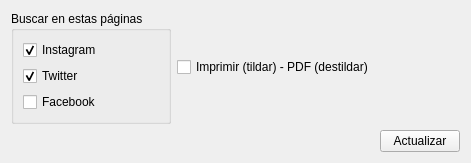
<?xml version="1.0" encoding="UTF-8"?>
<ui version="4.0">
 <class>ConfiguracionGlobal</class>
 <widget class="QWidget" name="ConfiguracionGlobal">
  <property name="geometry">
   <rect>
    <x>0</x>
    <y>0</y>
    <width>415</width>
    <height>114</height>
   </rect>
  </property>
  <property name="windowTitle">
   <string>Configuración Global</string>
  </property>
  <layout class="QGridLayout" name="gridLayout">
   <item row="2" column="0">
    <widget class="QGroupBox" name="groupBox">
     <property name="title">
      <string>Buscar en estas páginas</string>
     </property>
     <layout class="QGridLayout" name="gridLayout_2">
      <item row="2" column="0">
       <widget class="QCheckBox" name="cbFacebook">
        <property name="text">
         <string>Facebook</string>
        </property>
       </widget>
      </item>
      <item row="0" column="0">
       <widget class="QCheckBox" name="cbInstagram">
        <property name="text">
         <string>Instagram</string>
        </property>
        <property name="checked">
         <bool>true</bool>
        </property>
       </widget>
      </item>
      <item row="1" column="0">
       <widget class="QCheckBox" name="cbTwitter">
        <property name="text">
         <string>Twitter</string>
        </property>
        <property name="checked">
         <bool>true</bool>
        </property>
       </widget>
      </item>
     </layout>
    </widget>
   </item>
   <item row="3" column="2">
    <widget class="QPushButton" name="pbActualizar">
     <property name="text">
      <string>Actualizar</string>
     </property>
    </widget>
   </item>
   <item row="3" column="1">
    <spacer name="horizontalSpacer">
     <property name="orientation">
      <enum>Qt::Horizontal</enum>
     </property>
     <property name="sizeHint" stdset="0">
      <size>
       <width>40</width>
       <height>20</height>
      </size>
     </property>
    </spacer>
   </item>
   <item row="2" column="1">
    <widget class="QCheckBox" name="cbImpresion">
     <property name="text">
      <string>Imprimir (tildar) - PDF (destildar)</string>
     </property>
    </widget>
   </item>
  </layout>
 </widget>
 <resources/>
 <connections/>
</ui>
